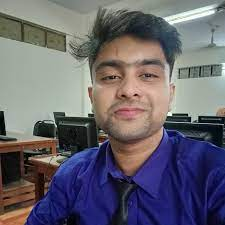
#> input picture 01. 13Dec2023/shawon.jpeg, 225 x 225 px
$ jupyter execute prac-01.ipynb
#> lines starting #> are read from the running program, lines starting #| are printed output that depends on the picture
[cell 1]
import cv2
img=cv2.imread("shawon.jpeg",1)
#> img is the input picture: shape (225, 225, 3); mean B, G, R 109, 99.1, 102.1
cv2.imshow("Shawon Bhalo Manush",img)
cv2.waitKey(0)
cv2.destroyAllWindows()

[cell 2]
B,G,R=cv2.split(img)
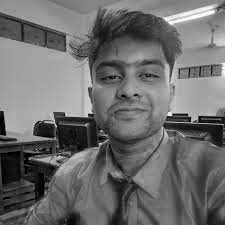
#> B: shape (225, 225); min 0, max 255, mean 109
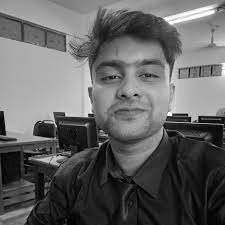
#> G: shape (225, 225); min 0, max 255, mean 99.1
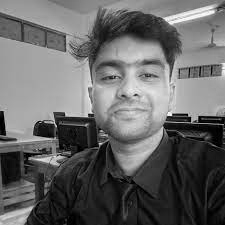
#> R: shape (225, 225); min 0, max 251, mean 102.1
C=1-(B/255.0)
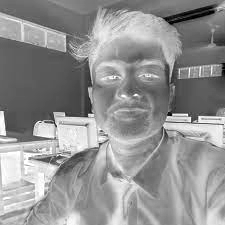
#> C: shape (225, 225) float64; min 0, max 1, mean 0.573
M=1-(G/255.0)
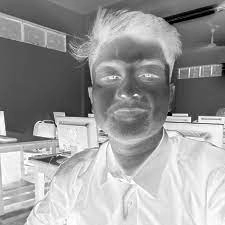
#> M: shape (225, 225) float64; min 0, max 1, mean 0.611
Y=1-(R/255.0)
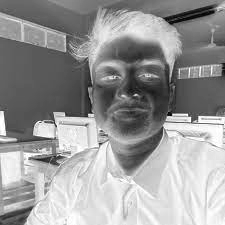
#> Y: shape (225, 225) float64; min 0.0157, max 1, mean 0.6

cv2.imshow("C",C)
cv2.waitKey(0)
cv2.destroyAllWindows()

cv2.imshow("M",M)
cv2.waitKey(0)
cv2.destroyAllWindows()

cv2.imshow("Y",Y)
cv2.waitKey(0)
cv2.destroyAllWindows()

[cell 3]
import imutils
rimg=imutils.rotate(img,45)
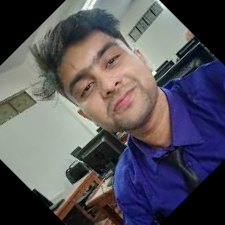
#> rimg: shape (225, 225, 3); mean B, G, R 90.8, 83, 85.8

cv2.imshow("igg",rimg)
cv2.waitKey(0)
cv2.destroyAllWindows()
